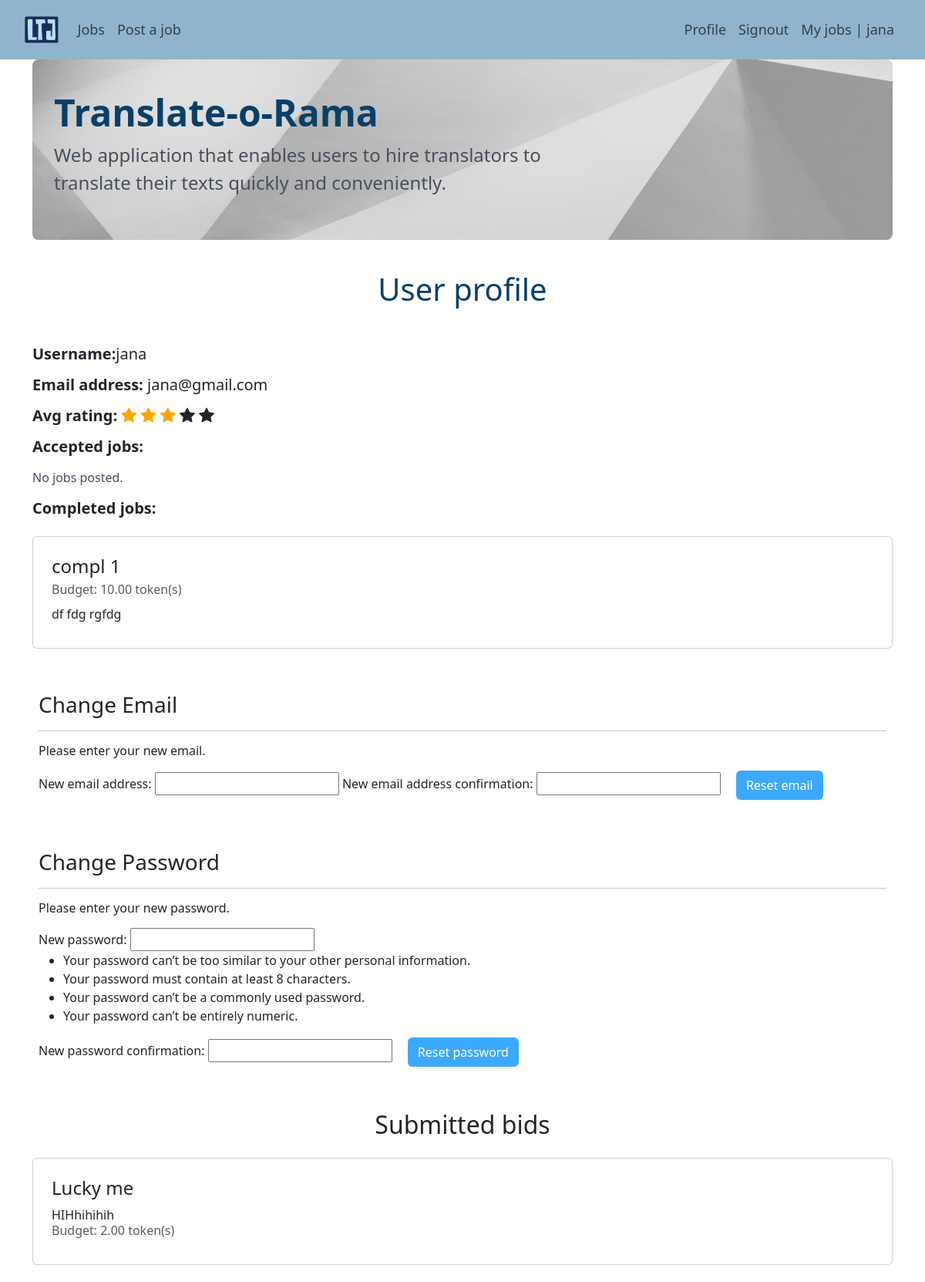
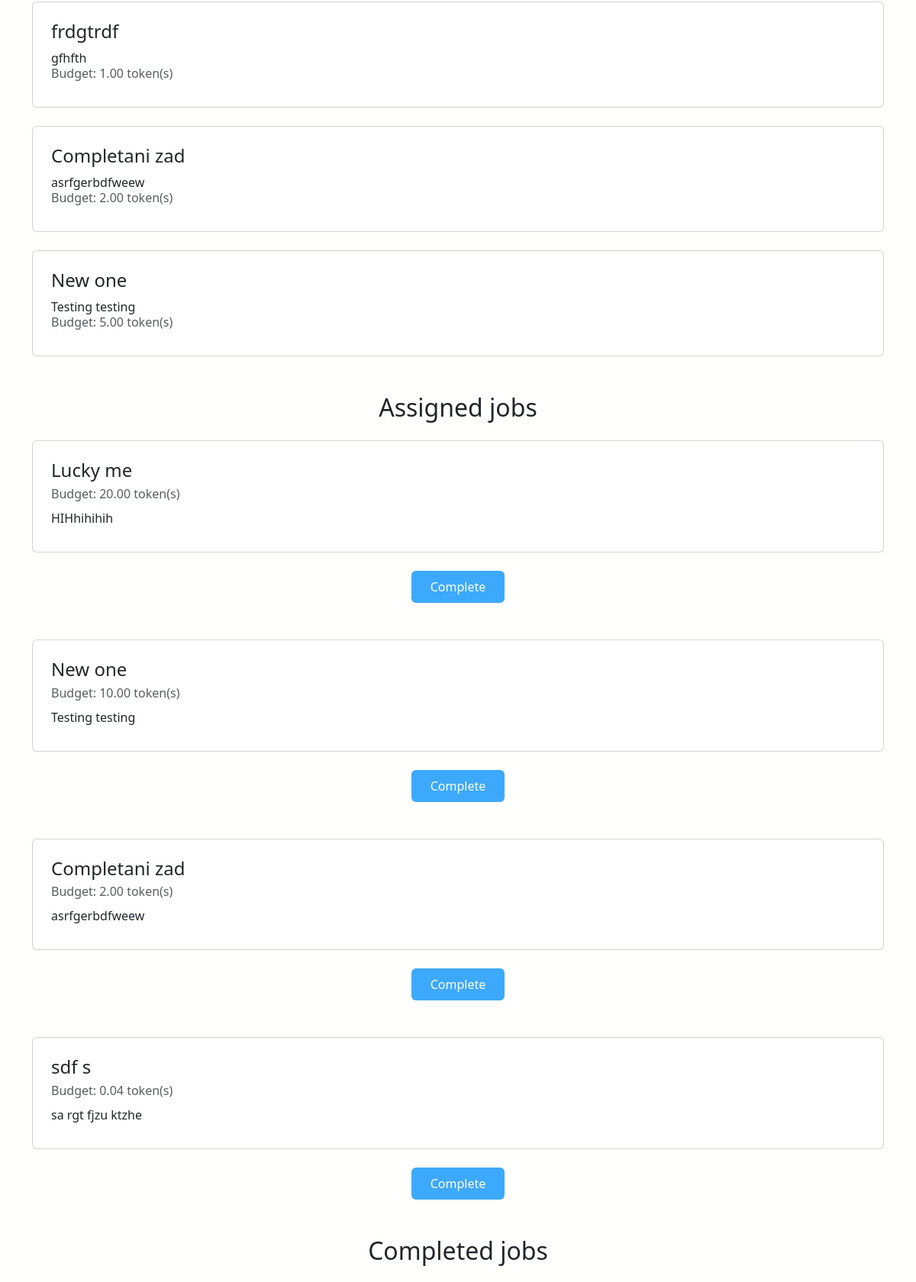
/profile/19 (signed in, upper part), run on the app's committed database (2 pictures, top to bottom).
### app/models.py (models this page shows, shortened)
class Job(models.Model):
    user = models.ForeignKey(User, on_delete=models.CASCADE, related_name="user")
    title = models.TextField(blank=False, unique=True)
    description = models.TextField(blank=False)
    source_language = models.TextField(blank=False)
    target_language = models.TextField(blank=False)
    job_field = models.CharField(
        max_length=4,
        choices=JobField.JOB_CHOICES,
        default=JobField.LITERATURE,
    )
    budget = models.DecimalField(max_digits=10, decimal_places=2, default=0.0)
    text = models.TextField(blank=False)
    assigned_to = models.ForeignKey(
        "JobBid",
        on_delete=models.CASCADE,
        blank=True,
        null=True,
        related_name="assigned_to",
    )
    is_assigned = models.BooleanField(default=False)
    is_completed = models.BooleanField(default=False)
    translator = models.ForeignKey(
        User,
        on_delete=models.SET_NULL,
        blank=True,
        null=True,
        related_name="set_as_translator_of_job",
    )
    translation = models.TextField(blank=True, null=True)
    dispute = models.TextField(blank=True, null=True)

class JobBid(models.Model):
    bid_user = models.ForeignKey(User, on_delete=models.CASCADE, related_name="bider")
    job = models.ForeignKey(Job, on_delete=models.CASCADE)
    bid = models.DecimalField(max_digits=10, decimal_places=2, default=0.0)

### app/views.py (the view)
# urls.py: path("profile/<int:user_id>", views.profile, name="profile"),
def profile(request, user_id):
    user = request.user
    user_from_job = User.objects.get(pk=user_id)
    email_form = EmailChangeForm(user)
    password_form = SetPasswordForm(user)
    accepted_jobs = Job.objects.filter(
        Q(user=user_from_job), Q(is_assigned=True), Q(is_completed=False)
    )  # jobs that are from user
    completed_jobs = Job.objects.filter(Q(user=user_from_job), Q(is_completed=True))
    translators_bid = JobBid.objects.filter(Q(bid_user=user_from_job))
    translator_assigned_jobs = Job.objects.filter(
        Q(translator=user_from_job), Q(is_assigned=True)
    )  # jobs that are NOT from user
    translator_completed_jobs = Job.objects.filter(
        Q(translator=user_from_job), Q(is_completed=True)
    )
    rating = user_from_job.userprofile.average_rating()
    context = {
        "user": user,
        "user_from_jobs": user_from_job,
        "email_form": email_form,
        "password_form": password_form,
        "accepted_jobs": accepted_jobs,
        "completed_jobs": completed_jobs,
        "translator_bids": translators_bid,
        "translator_assigned_jobs": translator_assigned_jobs,
        "translator_completed_jobs": translator_completed_jobs,
        "rating": rating,
    }
    return render(request, "app/profile.html", context)

### app/forms.py (shortened to what this page needs)
class EmailChangeForm(forms.Form):
    error_messages = {
        "email_mismatch": ("The two email addresses fields didn't match."),
        "not_changed": ("The email address is the same as the one already defined."),
    }
    new_email1 = forms.EmailField(
        label=("New email address"),
        widget=forms.EmailInput,
    )
    new_email2 = forms.EmailField(
        label=("New email address confirmation"),
        widget=forms.EmailInput,
    )
    def __init__(self, user, *args, **kwargs):
        self.user = user
        super(EmailChangeForm, self).__init__(*args, **kwargs)

class SetPasswordForm(SetPasswordForm):
    class Meta:
        model = get_user_model()
        fields = ["new_password1", "new_password2"]

### app/models.py (called while the page is built)
    def average_rating(self) -> float:
        return (
            Rating.objects.filter(translator=self.user).aggregate(Avg("rating"))[
                "rating__avg"
            ]
            or 0
        )

### app/templates/app/profile.html (shortened to what this page needs)
{% extends 'app/base.html' %}
{% block content %}
<head>
    <link rel="stylesheet" href="https://cdn.jsdelivr.net/npm/bootstrap-icons@1.10.3/font/bootstrap-icons.css">
</head>
<body>
    <h1 class="text-center mb-5 mt-3">User profile</h1>
    <h5 class="mb-3"><b>Username:</b>{{ user_from_jobs.username }}</h5>
    <h5 class="mb-3"><b>Email address:</b> {{ user_from_jobs.email }}</h5>
    {% if user_from_jobs.userprofile.is_translator %}
        <h5 class="mb-3"><b>Avg rating:</b>
            <span class="bi bi-star-fill {% if rating > 0 %} checked {% endif %}"></span>
            <span class="bi bi-star-fill {% if rating > 1 %} checked {% endif %}"></span>
            <span class="bi bi-star-fill {% if rating > 2 %} checked {% endif %}"></span>
            <span class="bi bi-star-fill {% if rating > 3 %} checked {% endif %}" ></span>
            <span class="bi bi-star-fill {% if rating > 4 %} checked {% endif %}"></span>
        </h5>
    {% endif %}
    <h5 class="mb-3"><b>Accepted jobs:</b></h5>
    {% for accepted_job in accepted_jobs %}
        {% include 'includes/job_card.html' with job=accepted_job %}
        {% empty %}
        <p >
          No jobs posted.
        </p>
    {% endfor %}
    <h5 class="mb-3"><b>Completed jobs:</b></h5>
    {% for completed_job in completed_jobs %}
        {% include 'includes/job_card.html' with job=completed_job %}
        {% empty %}
        <p >
          No jobs posted.
        </p>
    {% endfor %}
    {% if user.id == user_from_jobs.id %}
        <div class="form-group">
            {% block email_new %}
                {% include 'app/email_change.html' with form=email_form %}
            {% endblock%}
        </div>
        <div class="form-group">
            {% block password_new %}
                {% include 'app/password_change.html' with form=password_form %}
            {% endblock%}
        </div>
    {% endif %}
    {% if user.userprofile.is_translator %}
        <h2 class="text-center mt-5 mb-4">Submitted bids</h2>
        {% for bid in translator_bids %}
            {% include 'includes/bid_form.html' with job_bid=bid %}
        {% endfor %}
        <h2 class="text-center mt-5 mb-4">Assigned jobs</h2>
        {% for job in translator_assigned_jobs %}
            {% include 'includes/job_card.html' with job=job %}
            <form action="{% url 'app:complete_job' user.id job.id %}">
                <div class="row mt-4 text-center mb-5">
                    <div clss="col-md-8 ms-2">
                        <input type="submit" value="Complete" class="custom-btn btn px-4 py-2">
                    </div>
                </div>
            </form>
        {% endfor %}
        <h2 class="text-center mt-5 mb-4">Completed jobs</h2>
    {% endif %}
</body>
{% endblock %}

### app/templates/app/base.html (shortened to what this page needs)
<!DOCTYPE html>
{% load static %}
<html>
  <head>
    <link href="https://cdn.jsdelivr.net/npm/bootstrap@5.3.0-alpha1/dist/css/bootstrap.min.css" rel="stylesheet">
    <link rel="stylesheet" href="{% static 'app/css/base.css' %}">
  </head>
  <body>
    <nav class="navbar navbar-expand-lg">
        <div class="container-fluid  p-2 ms-4 me-4">
            <a class="navbar-brand" href="{% url 'home_path' %}"><img class="logo" src="../../static/app/images/p-logo.webp"></a>
            <div class="collapse navbar-collapse" id="navbarText">
              {% if user.is_authenticated %}
                <ul class="navbar-nav me-auto mb-2 mb-lg-0">
                    {% if user.userprofile.is_translator %}
                      <li class="nav-item">
                        <a class="nav-link" aria-current="page" href="{% url 'app:jobs' %}">Jobs</a>
                      </li>
                    {% endif %}
                    <li class="nav-item">
                    <a class="nav-link" href="{% url 'app:post_job' %}">Post a job</a>
                    </li>
                </ul>
                <ul class="navbar-nav ms-auto mb-2 mb-lg-0">
                    <li class="nav-item">
                      <a class="nav-link" href="{% url 'app:profile' user.id %}">Profile</a>
                    </li>
                    <li class="nav-item">
                      <a class="nav-link" href="{% url 'logout' %}"> Signout</a>
                    </li>
                    <li class="nav-item">
                      <a class="nav-link" href="{% url 'app:dashboard' %}"> My jobs | {{user.username}}</a>
                    </li>
              {% endif %}
            </ul>
          </div>
        </div>
    </nav>
    <div class="content container">
      <div class="row">
        <div class="col-md-12">
            <div class="p-3 mb-4 rounded-3  jumbotron-container">
                <div class="container-fluid py-4">
                    <h1 class="display-5 fw-bold">Translate-o-Rama</h1>
                    <p class="col-md-8 fs-4">Web application that enables users to hire translators to translate their texts quickly and conveniently.</p>
                </div>
            </div>
        </div>
      </div>
      <div class="row">
        <div class="col-md-12">
          {% block content %}
          {% endblock %}
        </div>
      </div>
    </div>
  </body>
</html>

### app/templates/includes/job_card.html
<div class="card my-4">
  <div class="card-body m-2">
    <div class="row">
      <h4 class="card-title">{{ job.title }}</h4>
    </div>
    <div class="card-subtitle mb-2 text-muted">Budget: {{ job.budget }} token(s)</div>
    <div class="card-text mb-2">{{ job.description }}</div>
  </div>
</div>

### app/templates/includes/bid_form.html
<div class="card my-4">
    <div class="card-body m-2">
      <h4 class="card-title">{{ job_bid.job.title }}</h4>
      <div class="card-text">{{ job_bid.job.description }}</div>
      <div class="card-subtitle mb-2 text-muted">Budget: {{ job_bid.bid }} token(s)</div>
    </div>
  </div>

### app/static/app/css/base.css (style rules this page uses)
body { background-color: #fffffe; }
h1 { color: #094067; }
p { color: #46505C; }
nav { background-color: #90b4ce; color: #2A3139; }
.nav-link { font-size: 18px !important; }
.jumbotron-container { background-image: url("../images/background2.jpg"); background-size: cover; }
.custom-btn { background-color: #3da9fc; color: #fffffe; }
.logo { max-height: 35px; }

### app/templates/app/profile.html (style rules this page uses)
.checked { color: orange; }

### data on the page
Job: title "compl 1", budget "10.00", description "df fdg rgfdg"
JobBid: job "Lucky me", job.description "HIHhihihih", bid "2.00"
JobBid: job "frdgtrdf", job.description "gfhfth", bid "1.00"
JobBid: job "Completani zad", job.description "asrfgerbdfweew", bid "2.00"
JobBid: job "New one", job.description "Testing testing", bid "5.00"
Job: title "Lucky me", budget "20.00", description "HIHhihihih"
Job: title "New one", budget "10.00", description "Testing testing"
Job: title "Completani zad", budget "2.00", description "asrfgerbdfweew"
Job: title "sdf s", budget "0.04", description "sa rgt fjzu ktzhe"

### other printed values
{{ user.username }} "jana"
{{ user_from_jobs.username }} "jana"
{{ user_from_jobs.email }} "jana@gmail.com"
